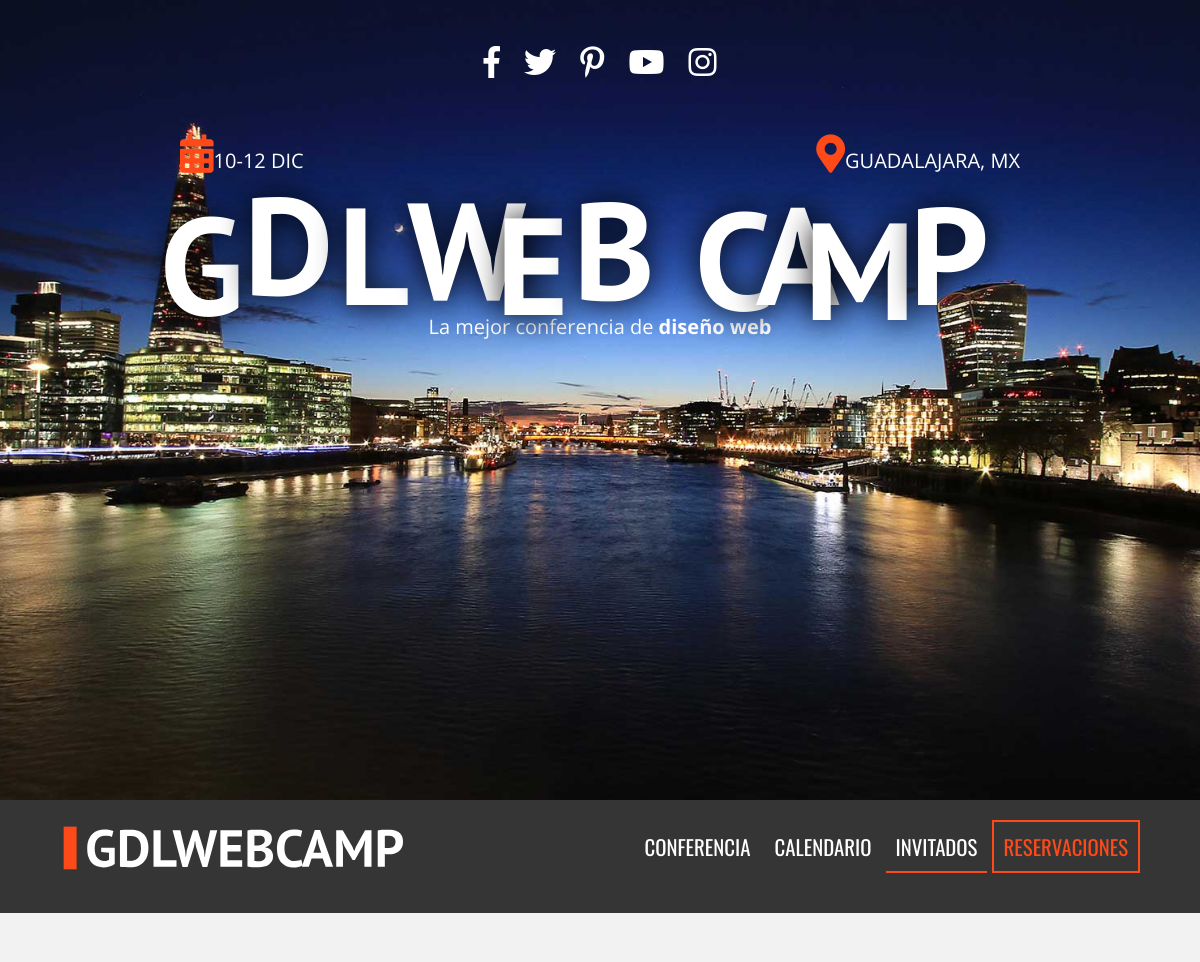
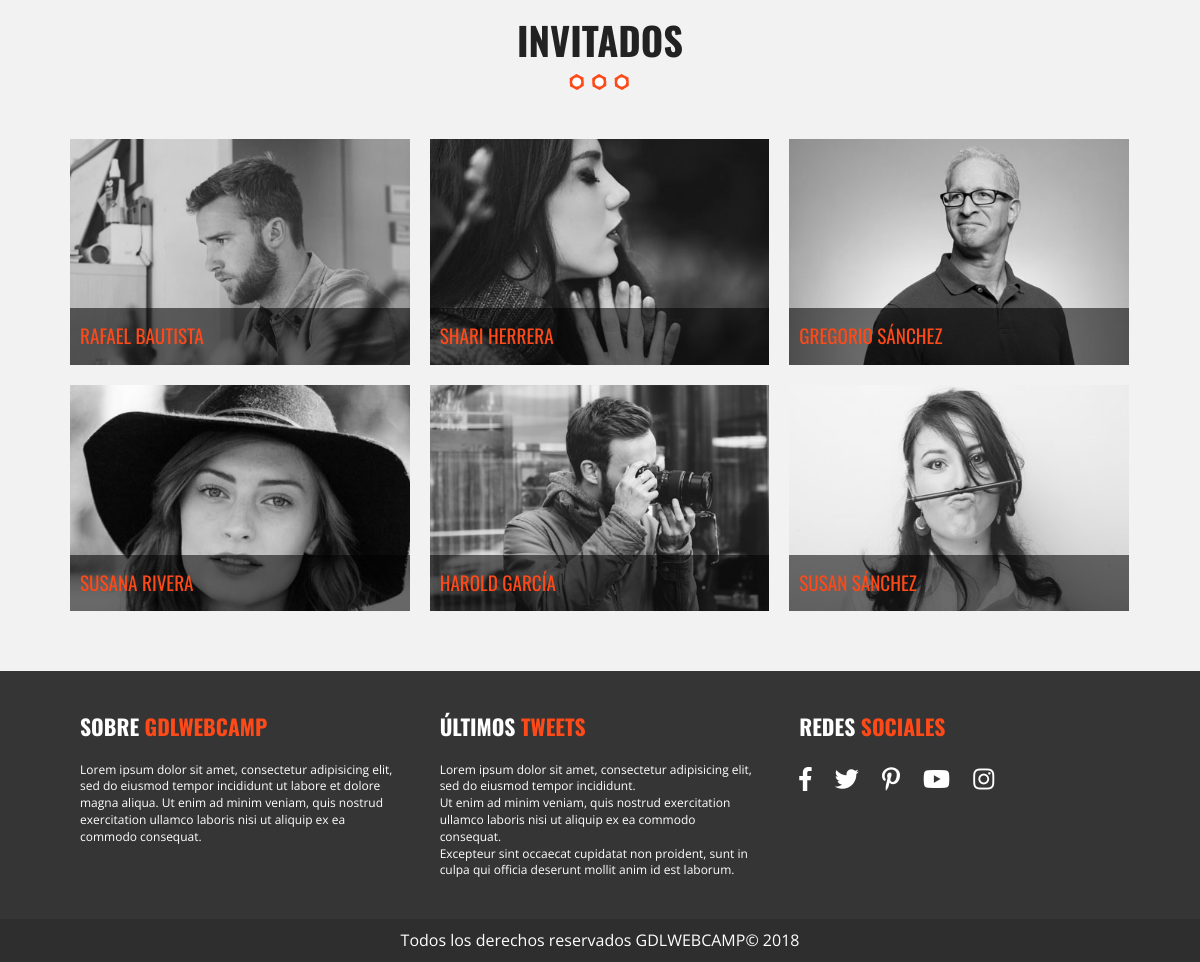
/invitados.php, run on the app's committed database (2 pictures, top to bottom).
### tables this page shows
CREATE TABLE `invitados` (
  `invitado_id` tinyint(4) NOT NULL,
  `nombre_invitado` varchar(30) NOT NULL,
  `apellido_invitado` varchar(30) NOT NULL,
  `descripcion` text NOT NULL,
  `url_imagen` varchar(50) NOT NULL,
  `editado` datetime NOT NULL
);

### invitados.php (called while the page is built)
<?php include_once 'includes/templates/header.php'; ?>
     <?php include_once 'includes/templates/invitados.php'; ?>
<?php include_once 'includes/templates/footer.php'; ?>

### includes/templates/invitados.php (the view, shortened to what this page needs)
<?php
     try {
          require_once('includes/funciones/bd_conexion.php');
          $sql = " SELECT * FROM invitados ";
          $resultado = $conn->query($sql);
     } catch (\Exception $e) {
          echo $e->getMessage();
     }
?>
<section class="invitados contenedor seccion">
     <h2>Invitados</h2>
          <ul class="lista-invitados clearfix">
               <?php while ($invitados = $resultado->fetch_assoc()) { ?>
                    <li>
                         <div class="invitado">
                              <a class="invitado-info" href="#invitado<?php echo $invitados['invitado_id']; ?>">
                                   <img src="img/invitados/<?php echo $invitados['url_imagen'] ?>" alt="imagen invitado">
                                   <p><?php echo $invitados['nombre_invitado'] . " " . $invitados['apellido_invitado']; ?></p>
                              </a>
                         </div>
                    </li>
               <?php }  ?>
          </ul>
</section>

### includes/templates/header.php (shortened to what this page needs)
<!doctype html>
<html class="no-js" lang="">
<head>
  <link rel="stylesheet" href="css/normalize.css">
  <link rel="stylesheet" href="css/all.min.css">
  <?php
     $archivo = basename($_SERVER['PHP_SELF']);
     $pagina = str_replace(".php", "", $archivo);
     if ($pagina == 'invitados' || $pagina == 'index') {
          echo '<link rel="stylesheet" href="css/colorbox.css">';
     }
     elseif ($pagina == 'conferencia') {
          echo '<link rel="stylesheet" href="css/lightbox.min.css">';
     }
   ?>
  <link rel="stylesheet" href="https://unpkg.com/leaflet@1.3.4/dist/leaflet.css">
  <link rel="stylesheet" href="css/main.css">
</head>
<body class="<?php echo $pagina;?>">
  <header class="site-header">
    <div class="hero">
      <div class="contenido-header">
        <nav class="redes-sociales">
          <a href="#"><i class="fab fa-facebook-f"></i></a>
          <a href="#"><i class="fab fa-twitter"></i></a>
          <a href="#"><i class="fab fa-pinterest-p"></i></a>
          <a href="#"><i class="fab fa-youtube"></i></a>
          <a href="#"><i class="fab fa-instagram"></i></a>
        </nav>
        <div class="informacion-evento">
          <div class="clearfix">
            <p class="fecha"><i class="fas fa-calendar-alt"></i>10-12 Dic</p>
            <p class="ciudad"><i class="fas fa-map-marker-alt"></i>Guadalajara, MX</p>
          </div>
          <h1 class="nombre-sitio">GdlWebCamp</h1>
          <p class="slogan">La mejor conferencia de <span>diseño web</span></p>
        </div>
      </div>
    </div>
  </header>
  <div class="barra">
    <div class="contenedor clearfix">
      <div class="logo">
        <a href="index.php">
             <img src="img/logo.svg" alt="logo GdlWebCamp">
        </a>
      </div>
      <nav class="navegacion-principal clearfix">
        <a href="conferencia.php">Conferencia</a>
        <a href="calendario.php">Calendario</a>
        <a href="invitados.php">Invitados</a>
        <a href="registro.php">Reservaciones</a>
      </nav>
    </div>
  </div>

### includes/templates/footer.php (shortened to what this page needs)
<footer class="site-footer">
    <div class="contenedor clearfix">
          <div class="footer-informacion">
               <h3>Sobre <span>gdlwebcamp</span> </h3>
               <p>Lorem ipsum dolor sit amet, consectetur adipisicing elit, sed do eiusmod tempor incididunt ut labore et dolore magna aliqua. Ut enim ad minim veniam, quis nostrud exercitation ullamco laboris nisi ut aliquip ex ea commodo consequat.</p>
          </div>
          <div class="ultimos-tweetts">
               <h3>Últimos <span>tweets</span> </h3>
               <ul>
                    <li>Lorem ipsum dolor sit amet, consectetur adipisicing elit, sed do eiusmod tempor incididunt. </li>
                    <li>Ut enim ad minim veniam, quis nostrud exercitation ullamco laboris nisi ut aliquip ex ea commodo consequat. </li>
                    <li>Excepteur sint occaecat cupidatat non proident, sunt in culpa qui officia deserunt mollit anim id est laborum.</li>
               </ul>
          </div>
          <div class="menu">
               <h3>Redes <span>sociales</span> </h3>
               <nav class="redes-sociales">
                 <a href="#"><i class="fab fa-facebook-f"></i></a>
                 <a href="#"><i class="fab fa-twitter"></i></a>
                 <a href="#"><i class="fab fa-pinterest-p"></i></a>
                 <a href="#"><i class="fab fa-youtube"></i></a>
                 <a href="#"><i class="fab fa-instagram"></i></a>
               </nav>
          </div>
    </div>
    <p class="copyright">Todos los derechos reservados GDLWEBCAMP&copy; 2018</p>
<link href="//cdn-images.mailchimp.com/embedcode/classic-10_7.css" rel="stylesheet" type="text/css">
</footer>
</body>
</html>

### css/main.css (style rules this page uses)
html { color: #222; font-size: 1em; line-height: 1.4; }
audio, canvas, iframe, img, svg, video { vertical-align: middle; }
html { box-sizing: border-box; }
*,*::before,*::after { box-sizing: inherit; }
body { background-color: #f2f2f2; font-family: 'Open Sans', sans-serif; }
.contenedor { width: 98%; margin: 0 auto; }
@media only screen and (min-width:480px) { .contenedor { width: 95%; } }
@media only screen and (min-width:768px) { .contenedor { width: 90%; } }
@media only screen and (min-width:992px) { .contenedor { width: 90%; max-width: 1100px; } }
.seccion { padding: 30px 0; }
.seccion p { font-size: 1.2em; text-align: center; }
h2 { font-family: 'Oswald', sans-serif; font-size: 2.4em; text-transform: uppercase; text-align: center; }
h2::after { content: ''; margin: 0 auto; background-image: url(../img/separador.png); height: 30px; width: 100px; display: block; }
h3 { font-size: 1.8em; color: #fe4918; font-family: 'PT Sans', sans-serif; margin: 0; }
ul { list-style: none; margin: 0; padding: 0; }
div.hero { background-image: url(../img/encabezado.jpg); height: 100vh; background-position: top center; background-size: cover; }
div.contenido-header { padding-top: 40px; }
@media only screen and (min-width:768px) { div.contenido-header { f padding-top: 40px; } }
nav.redes-sociales { text-align: center; }
nav.redes-sociales a { color: #ffffff; font-size: 2em; margin-right: 20px; }
nav.redes-sociales a:last-child { margin-right: 0; }
div.informacion-evento { text-align: center; color: #ffffff; }
@media only screen and (min-width:768px) { div.informacion-evento { width: 70%; margin: 0 auto; margin-top: 50px; } }
div.informacion-evento p { margin: 0; display: inline; font-size: 20px; text-transform: uppercase; }
div.informacion-evento i { color: #fe4918; font-size: 2.4rem; }
p.fecha { float: left; }
p.ciudad { float: right; text-align: right; }
p.slogan { text-transform: none!important; }
p.slogan span { font-weight: bold; }
h1.nombre-sitio { font-size: 5.9vw; text-transform: uppercase; font-family: 'PT Sans', sans-serif; }
@media only screen and (min-width:768px) { h1.nombre-sitio { font-size: 11.5vw; margin: 0; line-height: 1; } }
div.barra { background-color: #353535; padding: 20px 0; }
div.logo { width: 80%; float: left; }
div.logo img { width: 100%; }
@media only screen and (min-width:768px) { div.logo { width: 33%; } }
nav.navegacion-principal { display: none; width: 100%; }
nav.navegacion-principal a { font-family: 'Oswald', sans-serif; color: #ffffff; font-size: 1.3em; text-transform: uppercase; text-decoration: none; transition: all .6s ease; width: 100%; display: inline-block; text-align: center; margin-bottom: 20px; }
nav.navegacion-principal a:last-child { border: 2px solid #fe4918; color: #fe4918; }
@media only screen and (min-width:768px) { nav.navegacion-principal { width: 67%; float: right; text-align: right; display: block; } }
@media only screen and (min-width:768px) { nav.navegacion-principal a { padding: 10px 10px; display: inline-block; width: auto; text-align: center; margin-bottom: 0 10px 0 0; } }
ul.lista-invitados li { padding: 10px; float: left; }
@media only screen and (min-width:480px) { ul.lista-invitados li { width: 50%; } }
@media only screen and (min-width:768px) { ul.lista-invitados li { width: 33.3%; } }
div.invitado { position: relative; overflow: hidden; }
div.invitado img { max-width: 100%; filter: gray; -webkit-filter: grayscale(1); -webkit-transition: all .5s ease-in-out; }
div.invitado p { position: absolute; bottom: 0; left: 0; padding: 15px 10px; margin: 0; background-color: rgba(0, 0, 0, 0.55); width: 100%; text-align: left; font-family: 'Oswald', sans-serif; color: #fe4918; text-transform: uppercase; -webkit-transition: all .5s ease-in-out; }
footer { background-color: #353535; padding-top: 40px; margin-top: 20px; }
footer .contenedor > div { color: #ffffff; padding: 0 20px; font-size: 12px; }
@media only screen and (min-width:768px) { footer .contenedor > div { width: 33.3%; float: left; } }
footer h3 { color: #ffffff; text-transform: uppercase; font-family: 'Oswald', sans-serif; margin-bottom: 20px; }
footer h3 span { color: #fe4918; }
footer nav.redes-sociales { text-align: left; }
p.copyright { color: #ffffff; text-align: center; background-color: #2e2e2e; padding: 10px 0; margin: 40px 0 0 0; }
.navegacion-principal .activo { border-bottom: 2px solid #fe4918; }
.clearfix:before, .clearfix:after { content: " "; display: table; }
.clearfix:after { clear: both; }

### data on the page
invitados: url_imagen (picture), nombre_invitado "RAFAEL", apellido_invitado "BAUTISTA"
invitados: url_imagen (picture), nombre_invitado "SHARI", apellido_invitado "HERRERA"
invitados: url_imagen (picture), nombre_invitado "GREGORIO", apellido_invitado "SÁNCHEZ"
invitados: url_imagen (picture), nombre_invitado "SUSANA", apellido_invitado "RIVERA"
invitados: url_imagen (picture), nombre_invitado "HAROLD", apellido_invitado "GARCÍA"
invitados: url_imagen (picture), nombre_invitado "SUSAN", apellido_invitado "SÁNCHEZ"
